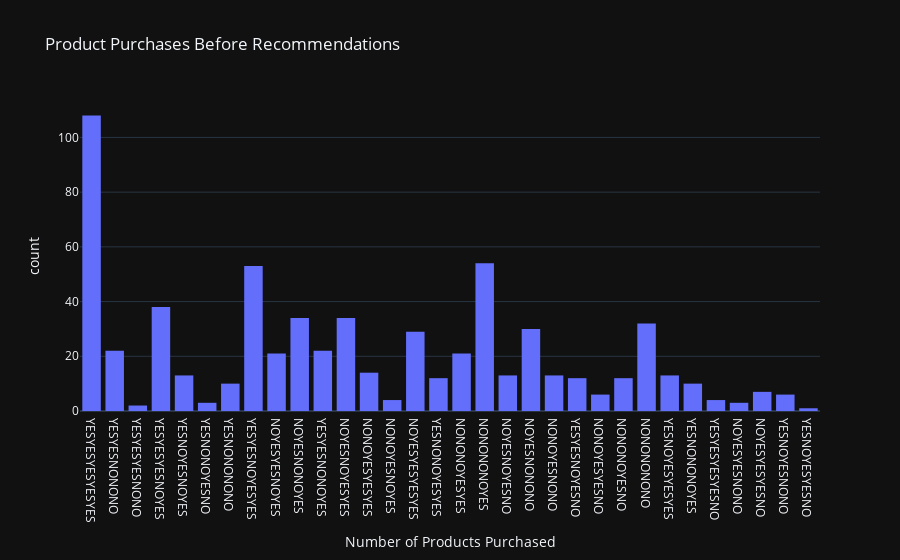

Here is the notebook cell this chart was saved with:
### Code cell
import pandas as pd
import numpy as np
import plotly.express as px

# Load your dataset
df = pd.read_csv("Dataset.csv", encoding="ISO-8859-1")
df.head()

# Step 1: Initial Data - Calculate product engagement before recommendations
product_columns = [
    'Product_Category_Appliances', 'Product_Category_Electronics',
    'Product_Category_Groceries', 'Product_Category_Personal_Care',
    'Product_Category_Clothing'
]

# Calculate the number of unique products purchased per customer
df['Products_Purchased_Before'] = df[product_columns].sum(axis=1)

# show graph of products purchased before recommendations
fig_before = px.histogram(
    df,
    x="Products_Purchased_Before",
    title="Product Purchases Before Recommendations",
    labels={"Products_Purchased_Before": "Number of Products Purchased"},
    template="plotly_dark",
)
fig_before.show()

### Figure 1 — Plotly figure (JSON) as saved in the notebook; plotly's stock layout.template omitted (floating-point values rounded to 4 significant figures; data arrays with more than 128 entries replaced by an {"elided": "..."} marker saying what was removed)
{"data": [{"alignmentgroup": "True", "bingroup": "x", "hovertemplate": "Number of Products Purchased=%{x}<br>count=%{y}<extra></extra>", "legendgroup": "", "marker": {"color": "#636efa", "pattern": {"shape": ""}}, "name": "", "offsetgroup": "", "orientation": "v", "showlegend": false, "type": "histogram", "x": {"elided": "656 str values"}, "xaxis": "x", "yaxis": "y"}], "layout": {"barmode": "relative", "legend": {"tracegroupgap": 0}, "title": {"text": "Product Purchases Before Recommendations"}, "xaxis": {"anchor": "y", "domain": [0, 1], "title": {"text": "Number of Products Purchased"}}, "yaxis": {"anchor": "x", "domain": [0, 1], "title": {"text": "count"}}}}
